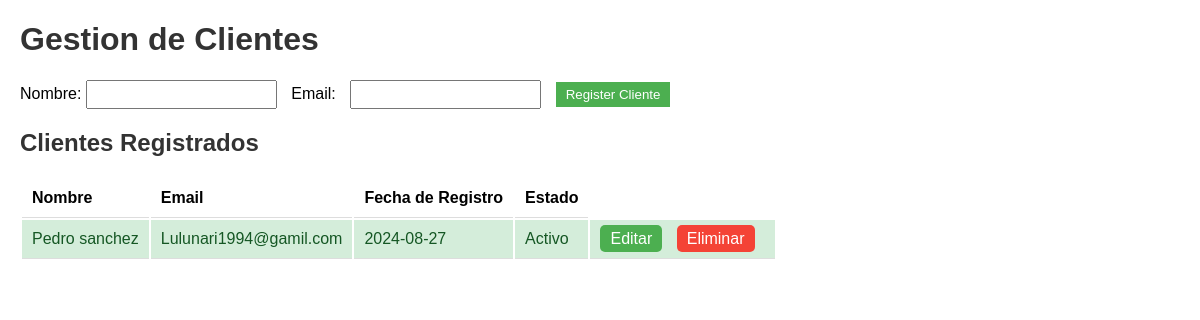
Before: / with the older database file.
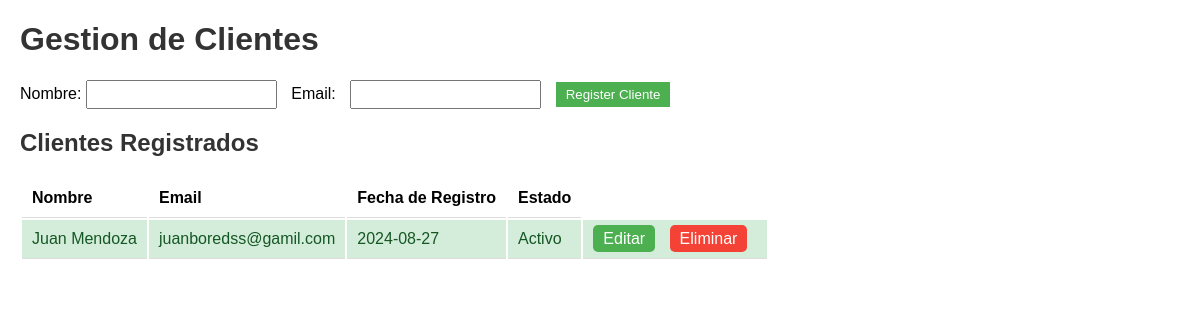
After: the same page with the newer database file.
### tables this page shows
CREATE TABLE clients (
            id INTEGER PRIMARY KEY AUTOINCREMENT,
            name TEXT NOT NULL,
            email TEXT NOT NULL,
            registration_date TEXT NOT NULL,
            expiration_date TEXT NOT NULL
        );

### app.py (the view, shortened to what this page needs)
@app.route('/', methods=['GET', 'POST'])
def index():
    clients = get_clients()
    return render_template('index.html', clients=clients)

### app.py (called while the page is built)
def get_clients():
    conn = sqlite3.connect('clients.db')
    cursor = conn.cursor()
    cursor.execute('SELECT * FROM clients')
    clients = cursor.fetchall()
    conn.close()
    return clients

### templates/index.html (shortened to what this page needs)
<!DOCTYPE html>
<html lang="es">
<head>
    <link rel="stylesheet" href="{{ url_for('static', filename='styles.css') }}">
</head>
<body>
    <h1> Gestion de Clientes</h1>
    <form method="POST">
        <lable for="name"> Nombre:</lable>
        <input type="text" id="name" name="name" required>
        <label for="email">Email:</label>
        <input type="email" id="email" name="email" required>
        <button type="submit"> Register Cliente</button>
    </form>
    <h2>Clientes Registrados</h2>
    <table>
        <tr>
            <th>Nombre</th>
            <th>Email</th>
            <th>Fecha de Registro</th>
            <th>Estado</th>
        </tr>
        {% for client in clients %}
        <tr class="{% if client[4] >= client[3] %}active{% else %}expired{% endif %}">
            <td data-label="Nombre">{{ client[1] }}</td>
            <td data-label="Email">{{ client[2] }}</td>
            <td data-label="Fecha de Registro">{{ client[3] }}</td>
            <td data-label="Estado">{{ 'Activo' if client[4] >= client[3] else 'Expirado' }}</td>
            <td data-label="Acciones">
                <a href="{{ url_for('edit', client_id=client[0]) }}">Editar</a>
                <a href="{{ url_for('delete', client_id=client[0]) }}" onclick="return confirm('¿Estás seguro de que deseas eliminar este cliente?');">Eliminar</a>
            </td>
        </tr>
        {% endfor %}
    </table>
</body>
</html>

### static/styles.css (style rules this page uses)
body { font-family: Arial, sans-serif; margin: 20px; }
h1,h2 { color: #333; }
form { margin-bottom: 20px; }
label { margin-right: 10px; }
input { margin-right: 10px; padding: 5px; }
button { padding: 5px 10px; background-color: #4CAF50; color: white; border: none; cursor: pointer; }
th, td { padding: 10px; text-align: left; border-bottom: 1px solid #ddd; }
.active { background-color: #d4edda; color: #155724; }
table a { margin-right: 10px; padding: 5px 10px; background-color: #4CAF50; color: white; text-decoration: none; border-radius: 5px; }
table a:nth-child(2) { background-color: #f44336; }

Changed rows visible on the page:
removed clients: name "Pedro sanchez", email "Lulunari1994@gamil.com", registration_date "2024-08-27", expiration_date+registration_date "Activo"
added clients: name "Juan Mendoza", email "juanboredss@gamil.com", registration_date "2024-08-27", expiration_date+registration_date "Activo"
